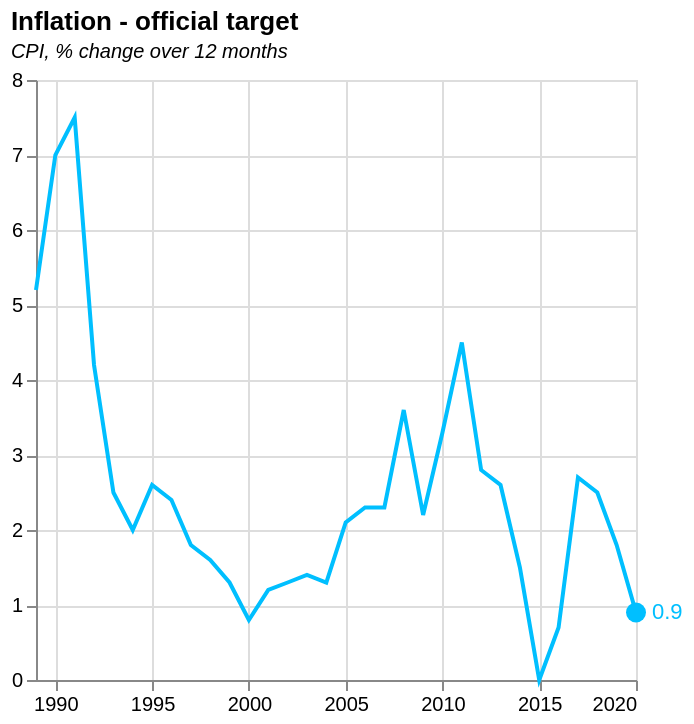

Write a Vega-Lite specification for this figure.
### Vega-Lite specification from a JSON file in a GitHub repository (floating-point values rounded to 4 significant figures)
{"$schema": "https://vega.github.io/schema/vega-lite/v5.json", "title": {"text": "Inflation - official target", "subtitle": "CPI, % change over 12 months ", "subtitleFontStyle": "italic", "subtitleFontSize": 10, "anchor": "start", "color": "black"}, "width": 300, "height": 300, "data": {"values": [{"date": "1989", "label": "1989", "month": "", "quarter": "", "sourceDataset": "MM23", "updateDate": "2015-10-12T23:00:00.000Z", "value": "5.2", "year": "1989"}, {"date": "1990", "label": "1990", "month": "", "quarter": "", "sourceDataset": "MM23", "updateDate": "2015-10-12T23:00:00.000Z", "value": "7.0", "year": "1990"}, {"date": "1991", "label": "1991", "month": "", "quarter": "", "sourceDataset": "MM23", "updateDate": "2015-10-12T23:00:00.000Z", "value": "7.5", "year": "1991"}, {"date": "1992", "label": "1992", "month": "", "quarter": "", "sourceDataset": "MM23", "updateDate": "2018-12-19T00:00:00.000Z", "value": "4.2", "year": "1992"}, {"date": "1993", "label": "1993", "month": "", "quarter": "", "sourceDataset": "MM23", "updateDate": "2015-10-12T23:00:00.000Z", "value": "2.5", "year": "1993"}, {"date": "1994", "label": "1994", "month": "", "quarter": "", "sourceDataset": "MM23", "updateDate": "2015-10-12T23:00:00.000Z", "value": "2.0", "year": "1994"}, {"date": "1995", "label": "1995", "month": "", "quarter": "", "sourceDataset": "MM23", "updateDate": "2015-10-12T23:00:00.000Z", "value": "2.6", "year": "1995"}, {"date": "1996", "label": "1996", "month": "", "quarter": "", "sourceDataset": "MM23", "updateDate": "2018-12-19T00:00:00.000Z", "value": "2.4", "year": "1996"}, {"date": "1997", "label": "1997", "month": "", "quarter": "", "sourceDataset": "MM23", "updateDate": "2015-10-12T23:00:00.000Z", "value": "1.8", "year": "1997"}, {"date": "1998", "label": "1998", "month": "", "quarter": "", "sourceDataset": "MM23", "updateDate": "2015-10-12T23:00:00.000Z", "value": "1.6", "year": "1998"}, {"date": "1999", "label": "1999", "month": "", "quarter": "", "sourceDataset": "MM23", "updateDate": "2015-10-12T23:00:00.000Z", "value": "1.3", "year": "1999"}, {"date": "2000", "label": "2000", "month": "", "quarter": "", "sourceDataset": "MM23", "updateDate": "2015-10-12T23:00:00.000Z", "value": "0.8", "year": "2000"}, {"date": "2001", "label": "2001", "month": "", "quarter": "", "sourceDataset": "MM23", "updateDate": "2015-10-12T23:00:00.000Z", "value": "1.2", "year": "2001"}, {"date": "2002", "label": "2002", "month": "", "quarter": "", "sourceDataset": "MM23", "updateDate": "2015-10-12T23:00:00.000Z", "value": "1.3", "year": "2002"}, {"date": "2003", "label": "2003", "month": "", "quarter": "", "sourceDataset": "MM23", "updateDate": "2015-10-12T23:00:00.000Z", "value": "1.4", "year": "2003"}, {"date": "2004", "label": "2004", "month": "", "quarter": "", "sourceDataset": "MM23", "updateDate": "2015-10-12T23:00:00.000Z", "value": "1.3", "year": "2004"}, {"date": "2005", "label": "2005", "month": "", "quarter": "", "sourceDataset": "MM23", "updateDate": "2015-10-12T23:00:00.000Z", "value": "2.1", "year": "2005"}, {"date": "2006", "label": "2006", "month": "", "quarter": "", "sourceDataset": "MM23", "updateDate": "2015-10-12T23:00:00.000Z", "value": "2.3", "year": "2006"}, {"date": "2007", "label": "2007", "month": "", "quarter": "", "sourceDataset": "MM23", "updateDate": "2015-10-12T23:00:00.000Z", "value": "2.3", "year": "2007"}, {"date": "2008", "label": "2008", "month": "", "quarter": "", "sourceDataset": "MM23", "updateDate": "2015-10-12T23:00:00.000Z", "value": "3.6", "year": "2008"}, {"date": "2009", "label": "2009", "month": "", "quarter": "", "sourceDataset": "MM23", "updateDate": "2015-10-12T23:00:00.000Z", "value": "2.2", "year": "2009"}, {"date": "2010", "label": "2010", "month": "", "quarter": "", "sourceDataset": "MM23", "updateDate": "2015-10-12T23:00:00.000Z", "value": "3.3", "year": "2010"}, {"date": "2011", "label": "2011", "month": "", "quarter": "", "sourceDataset": "MM23", "updateDate": "2015-10-12T23:00:00.000Z", "value": "4.5", "year": "2011"}, {"date": "2012", "label": "2012", "month": "", "quarter": "", "sourceDataset": "MM23", "updateDate": "2015-10-12T23:00:00.000Z", "value": "2.8", "year": "2012"}, {"date": "2013", "label": "2013", "month": "", "quarter": "", "sourceDataset": "MM23", "updateDate": "2015-10-12T23:00:00.000Z", "value": "2.6", "year": "2013"}, {"date": "2014", "label": "2014", "month": "", "quarter": "", "sourceDataset": "MM23", "updateDate": "2015-10-12T23:00:00.000Z", "value": "1.5", "year": "2014"}, {"date": "2015", "label": "2015", "month": "", "quarter": "", "sourceDataset": "MM23", "updateDate": "2016-01-19T09:30:00.000Z", "value": "0.0", "year": "2015"}, {"date": "2016", "label": "2016", "month": "", "quarter": "", "sourceDataset": "MM23", "updateDate": "2017-01-17T00:00:00.000Z", "value": "0.7", "year": "2016"}, {"date": "2017", "label": "2017", "month": "", "quarter": "", "sourceDataset": "MM23", "updateDate": "2018-01-16T00:00:00.000Z", "value": "2.7", "year": "2017"}, {"date": "2018", "label": "2018", "month": "", "quarter": "", "sourceDataset": "MM23", "updateDate": "2019-01-16T00:00:00.000Z", "value": "2.5", "year": "2018"}, {"date": "2019", "label": "2019", "month": "", "quarter": "", "sourceDataset": "MM23", "updateDate": "2020-01-15T00:00:00.000Z", "value": "1.8", "year": "2019"}, {"date": "2020", "label": "2020", "month": "", "quarter": "", "sourceDataset": "MM23", "updateDate": "2021-01-20T00:00:00.000Z", "value": "0.9", "year": "2020"}], "format": {"parse": {"date": "date"}}}, "layer": [{"mark": {"type": "line", "color": "#00BFFF", "width": 10, "strokeWidth": 2, "opacity": 1}, "encoding": {"x": {"field": "date", "type": "temporal", "title": null}, "y": {"field": "value", "type": "quantitative", "title": null}}}, {"encoding": {"x": {"aggregate": "max", "field": "date", "type": "temporal"}, "y": {"aggregate": {"argmax": "date"}, "field": "value", "type": "quantitative"}, "text": {"aggregate": {"argmax": "date"}, "field": "value", "type": "nominal"}}, "layer": [{"mark": {"type": "circle", "color": "#00BFFF", "size": 100}}, {"mark": {"type": "text", "align": "left", "dx": 8, "color": "#00BFFF"}}]}]}
